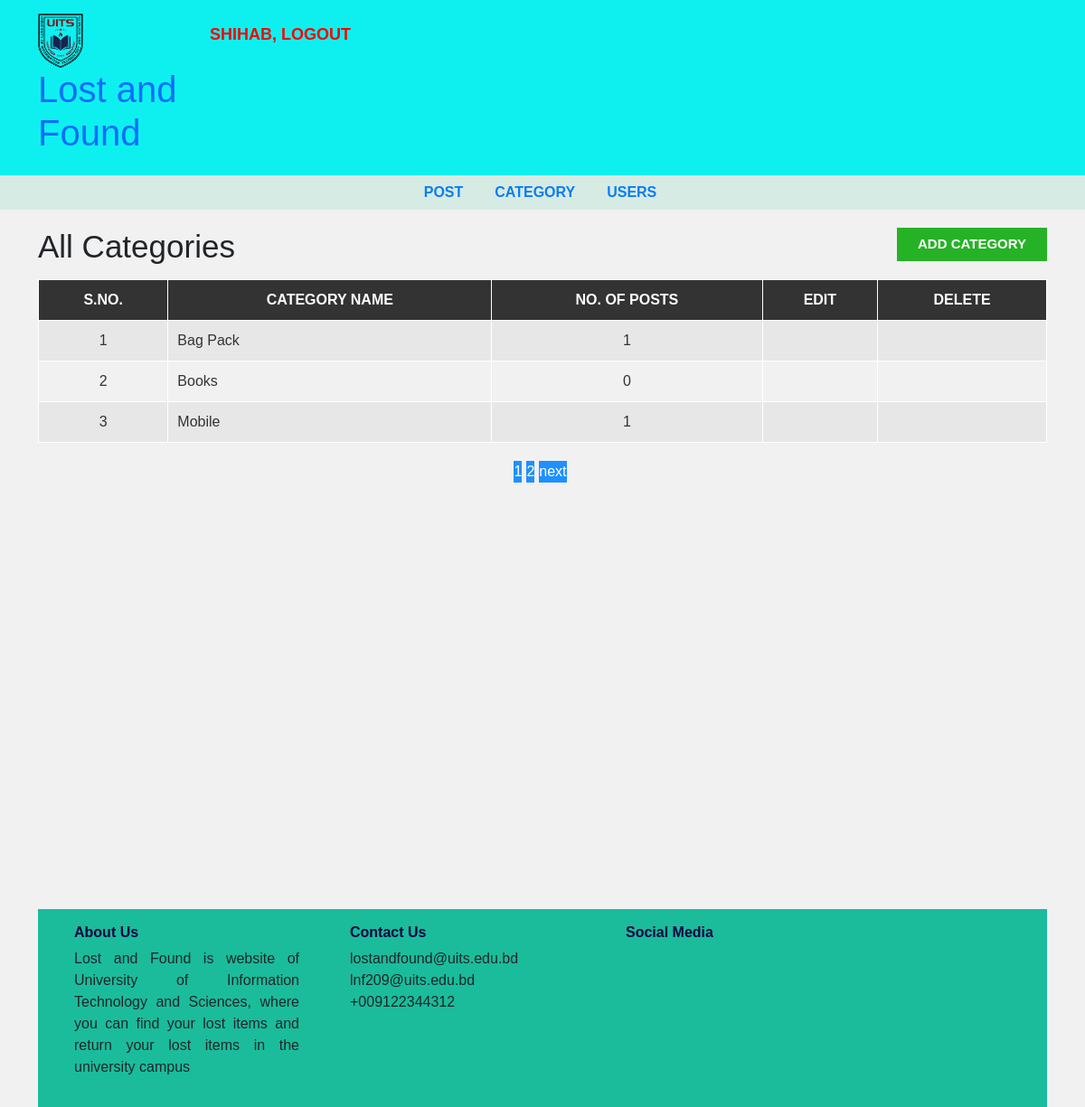
The page /lost/admin/category.php (signed in) on the database its author committed.
### tables this page shows
CREATE TABLE `category` (
  `category_id` int(11) NOT NULL,
  `category_name` varchar(100) NOT NULL,
  `post` int(11) NOT NULL DEFAULT 0
);

### lost/admin/category.php (the view, shortened to what this page needs)
<?php include "header.php";
?>
<div id="admin-content">
    <div class="container">
        <div class="row">
            <div class="col-md-10">
                <h1 class="admin-heading">All Categories</h1>
            </div>
            <div class="col-md-2">
                <a class="add-new" href="add-category.php">add category</a>
            </div>
            <div class="col-md-12">
<?php
  include "config.php";
    $limit = 3;
if(isset($_GET['page'])){
  $page_number = $_GET['page'];
}else{
  $page_number = 1;
}
  $offset = ($page_number - 1) * $limit;
  $query = "SELECT * FROM category ORDER BY category_id DESC LIMIT {$offset}, {$limit}";
  $result = mysqli_query($connection,$query) or die("Failed");
  $count = mysqli_num_rows($result);
  if($count > 0){
?>
                <table class="content-table">
                    <thead>
                        <th>S.No.</th>
                        <th>Category Name</th>
                        <th>No. of Posts</th>
                        <th>Edit</th>
                        <th>Delete</th>
                    </thead>
                    <tbody>
<?php
    $serial_number = 1;
    while($row = mysqli_fetch_assoc($result)){
?>
                        <tr>
                            <td class='id'><?php echo $serial_number++ ?></td>
                            <td><?php echo $row['category_name'] ?></td>
                            <td><?php echo $row['post'] ?></td>
<td class='edit'><a href='update-category.php?id=<?php echo $row['category_id'] ?>'><i class='fa fa-edit'></i></a></td>
<td class='delete'><a onclick="return confirm('Are You Sure?')" href='delete-category.php?id=<?php echo $row['category_id'] ?>'><i class='fa fa-trash-o'></i></a></td>
                        </tr>
<?php } ?>
                    </tbody>
        <?php } ?>
                </table>
<?php
      include "config.php";
      $query2 = "SELECT * FROM category";
      $result2 = mysqli_query($connection,$query2) or dir("Failed.");
      if(mysqli_num_rows($result2)){
        $total_records = mysqli_num_rows($result2);
        $total_page = ceil($total_records/$limit);
        echo "<ul class='pagination admin-pagination'>";
        for($i = 1; $i <= $total_page; $i++){
          if($i == $page_number){
            $active = "active";
          }else{
            $active = "";
          }
          echo '<li class='.$active.'><a href="category.php?page='.$i.'">'.$i.'</a></li>';
        }
        if($total_page > $page_number){
          echo '<li><a href="category.php?page='.($page_number+1).'">next</a></li>';
        }
        echo "</ul>";
      }
?>
            </div>
        </div>
    </div>
</div>
<?php include "footer.php"; ?>

### lost/css/style.css (style rules this page uses)
body { background: #f1f1f1; font-family: sans-serif,arial,Helvetica; }
a, a:hover, a:focus { text-decoration: none; outline: none; }
ul { margin:0; padding:0; list-style:none; }
#admin-content { padding: 20px 0; min-height: 750px; }
#admin-content .admin-heading { font-size: 35px; margin: 0 0 15px; }
#admin-content .add-new { color: #fff; background-color: #26b226; font-size: 15px; font-weight: 600; text-align: center; text-transform: uppercase; padding: 7px 10px; display: block; transition: all 0.3s; }
#admin-content .content-table { border: 1px solid #000; width: 100%; margin: 0 0 20px; }
#admin-content .content-table thead { color: #fff; background-color: #333; }
#admin-content .content-table th { padding: 10px; border: 1px solid #fff; font-weight: 600; text-align: center; text-transform: uppercase; }
#admin-content .content-table tbody { color: #333; }
#admin-content .content-table tbody tr { background-color: #e7e7e7; }
#admin-content .content-table tbody tr:nth-child(even) { background-color: transparent; }
#admin-content .content-table tbody td { padding: 10px; border: 1px solid #fff; text-align: center; }
#admin-content .content-table tbody td:nth-child(2) { text-align: left; }
#admin-content .admin-pagination { margin: 0; }
#admin-content .admin-pagination li a { display: block; }
.id, .edit, .delete { text-align:center; }
.pagination { display: block; text-align: center; margin: 0; }
.pagination li { display:inline-block; margin: 0 5px 0 0; }
.pagination li a { border: none; background: #1e90ff; color: #fff; }
i.fa { color:#222; }

### rows shown on the page
category: category_name "Bag Pack", post "1"
category: category_name "Books", post "0"
category: category_name "Mobile", post "1"

### other values the page prints
$_SESSION['username'] "SHIHAB"
